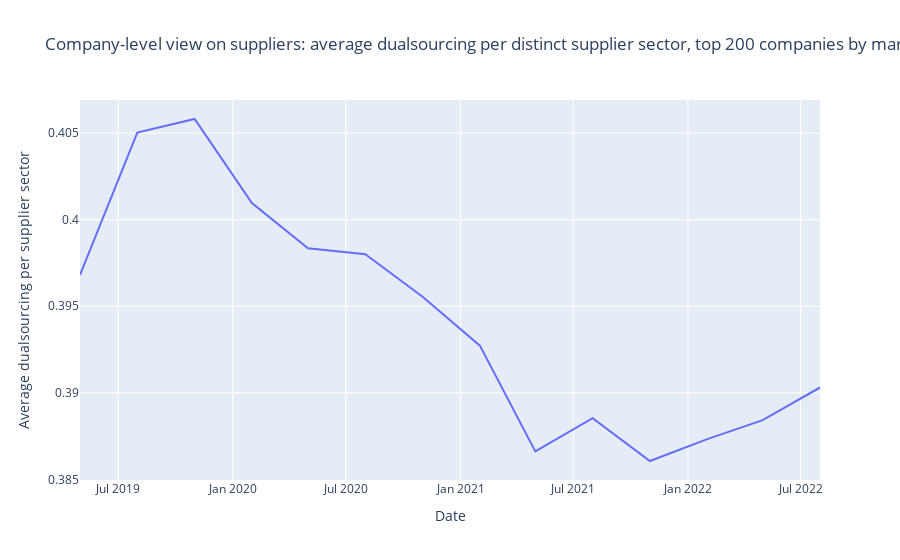

Notebook cell for this chart:
### Code cell
import plotly.express as px

px.line(x=dates, y=list_pct_dualsourcing,
        labels={
            "x": "Date",
            "y": "Average dualsourcing per supplier sector",
        },
        title='Company-level view on suppliers: average dualsourcing per distinct supplier sector, top 200 companies by market cap')

### Figure 1 — Plotly figure (JSON) as saved in the notebook; plotly's stock layout.template omitted (floating-point values rounded to 4 significant figures)
{"data": [{"hovertemplate": "Date=%{x}<br>Average dualsourcing per supplier sector=%{y}<extra></extra>", "legendgroup": "", "line": {"color": "#636efa", "dash": "solid"}, "marker": {"symbol": "circle"}, "mode": "lines", "name": "", "orientation": "v", "showlegend": false, "type": "scatter", "x": ["2019-05-01T00:00:00", "2019-08-01T00:00:00", "2019-11-01T00:00:00", "2020-02-01T00:00:00", "2020-05-01T00:00:00", "2020-08-01T00:00:00", "2020-11-01T00:00:00", "2021-02-01T00:00:00", "2021-05-01T00:00:00", "2021-08-01T00:00:00", "2021-11-01T00:00:00", "2022-02-01T00:00:00", "2022-05-01T00:00:00", "2022-08-01T00:00:00"], "xaxis": "x", "y": [0.3968, 0.405, 0.4058, 0.401, 0.3983, 0.398, 0.3956, 0.3927, 0.3866, 0.3885, 0.3861, 0.3873, 0.3884, 0.3903], "yaxis": "y"}], "layout": {"legend": {"tracegroupgap": 0}, "title": {"text": "Company-level view on suppliers: average dualsourcing per distinct supplier sector, top 200 companies by market cap"}, "xaxis": {"anchor": "y", "domain": [0, 1], "title": {"text": "Date"}}, "yaxis": {"anchor": "x", "domain": [0, 1], "title": {"text": "Average dualsourcing per supplier sector"}}}}
